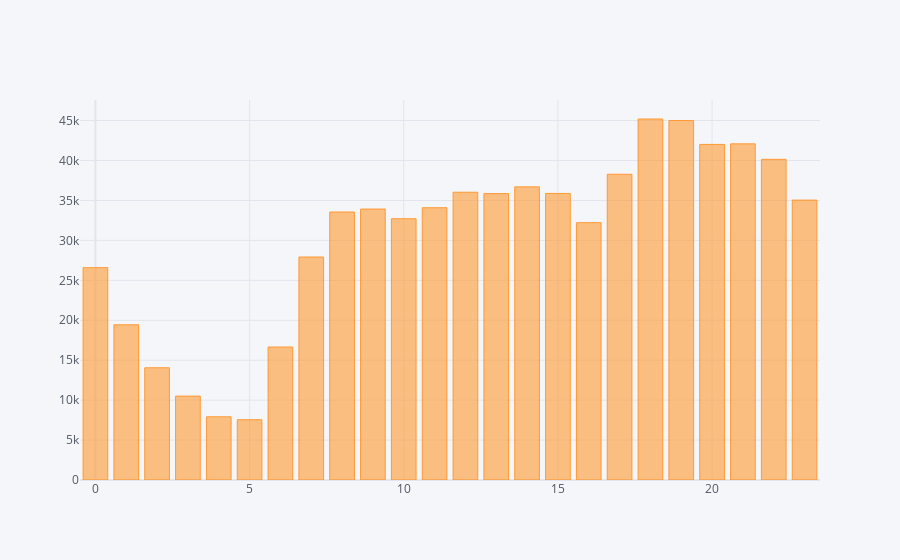

The code cell stored with this chart in its notebook:
### Code cell
df.groupby('pickup_hour')['trip_duration'].count().iplot(kind= 'bar')

### Figure 1 — Plotly figure (JSON) as saved in the notebook; plotly's stock layout.template omitted (floating-point values rounded to 4 significant figures)
{"data": [{"marker": {"color": "rgba(255, 153, 51, 0.6)", "line": {"color": "rgba(255, 153, 51, 1.0)", "width": 1}}, "name": "trip_duration", "orientation": "v", "text": "", "type": "bar", "x": [0, 1, 2, 3, 4, 5, 6, 7, 8, 9, 10, 11, 12, 13, 14, 15, 16, 17, 18, 19, 20, 21, 22, 23], "y": [26584, 19435, 14050, 10503, 7912, 7547, 16648, 27919, 33552, 33924, 32711, 34087, 36030, 35857, 36700, 35876, 32219, 38277, 45197, 45004, 42016, 42083, 40148, 35042]}], "layout": {"legend": {"bgcolor": "#F5F6F9", "font": {"color": "#4D5663"}}, "paper_bgcolor": "#F5F6F9", "plot_bgcolor": "#F5F6F9", "title": {"font": {"color": "#4D5663"}}, "xaxis": {"gridcolor": "#E1E5ED", "showgrid": true, "tickfont": {"color": "#4D5663"}, "title": {"font": {"color": "#4D5663"}, "text": ""}, "zerolinecolor": "#E1E5ED"}, "yaxis": {"gridcolor": "#E1E5ED", "showgrid": true, "tickfont": {"color": "#4D5663"}, "title": {"font": {"color": "#4D5663"}, "text": ""}, "zerolinecolor": "#E1E5ED"}}}
